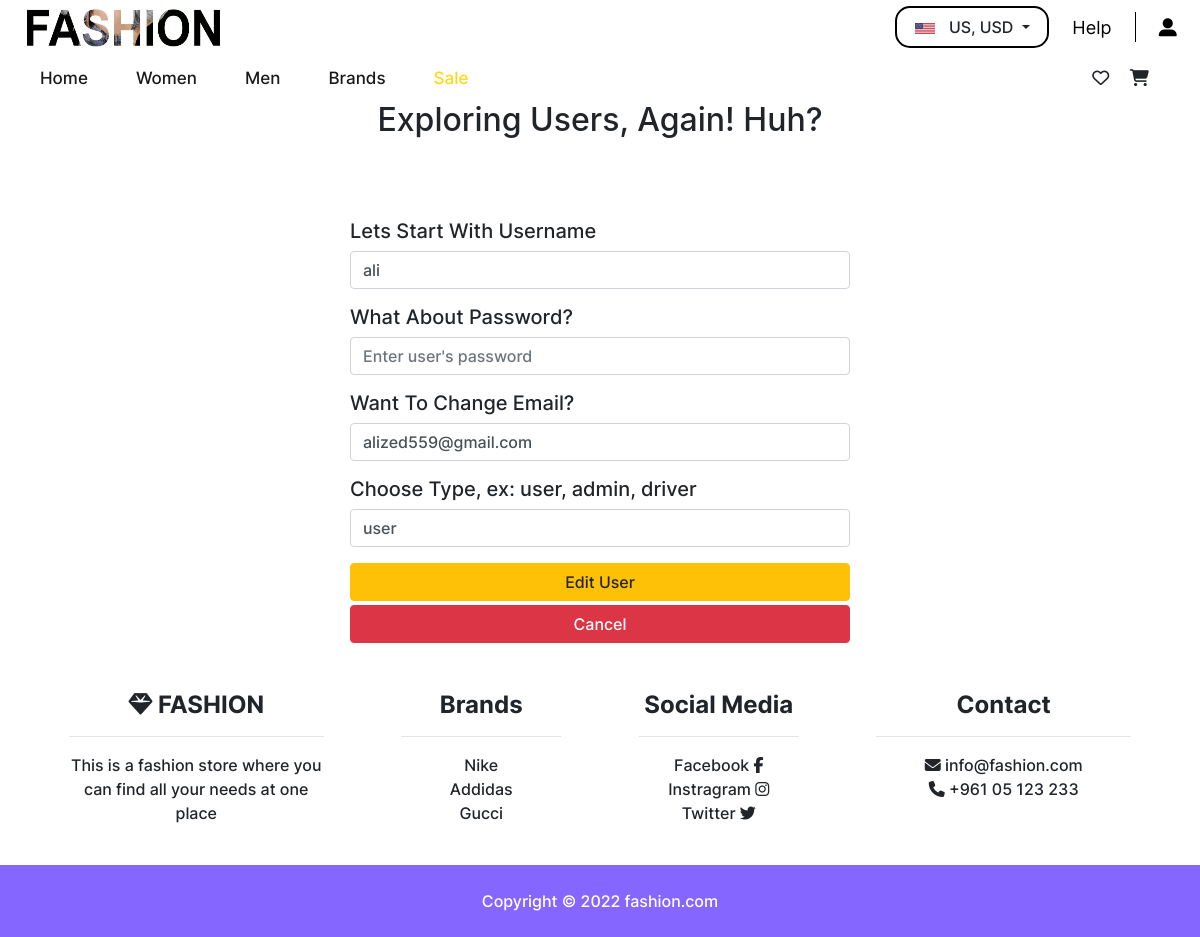
Page /editUser.php?id=3 on the committed database.
### tables this page shows
CREATE TABLE `users` (
  `user_id` int(11) NOT NULL,
  `username` varchar(100) NOT NULL,
  `fullname` varchar(100) NOT NULL,
  `email` varchar(100) NOT NULL,
  `password` varchar(100) NOT NULL,
  `type` varchar(100) NOT NULL DEFAULT 'user',
  `photo` varbinary(100) NOT NULL
);

CREATE TABLE `brands` (
  `brand_id` int(11) NOT NULL,
  `name` varchar(255) NOT NULL,
  `link` text NOT NULL,
  `local` int(11) NOT NULL,
  `display_navbar` int(11) NOT NULL,
  `display_footer` int(11) NOT NULL
);

### editUser.php (the view, shortened to what this page needs)
<?php
    include './includes/config.php';
    $user_id = $_GET['id'];
    $sql = "SELECT * FROM users WHERE user_id = '$user_id'";
    $result = mysqli_query($db, $sql);
    if ($result) {
        if (mysqli_num_rows($result) == 1) {
            while ($row = mysqli_fetch_assoc($result)) {
                $username = $row['username'];
                $email = $row['email'];
                $type = $row['type'];
            }
        }
    }
?>
<!DOCTYPE html>
<html lang="en">
<head>
    <link href="css/addProduct.css" rel="stylesheet" media="screen">
    <?php include 'header.php' ?>
</head>
<body>
<h2>Exploring Users, Again! Huh?</h2>
    <br>
    <br>
    <br>
    <form method="POST" action="editUser.php?id=<?php echo $user_id?>" enctype="multipart/form-data">
        <h5>Lets Start With Username</h5>
        <div class="form-group">
            <input type="text" class="form-control" value="<?php echo $username ?>" name="username" aria-describedby="username" placeholder="Enter user's username" required>
        </div>
        <h5>What About Password?</h5>
        <div class="form-group">
            <input type="password" class="form-control" name="password" aria-describedby="password" placeholder="Enter user's password">
        </div>
        <h5>Want To Change Email?</h5>
        <div class="form-group">
            <input type="email" class="form-control" value="<?php echo $email ?>" name="email" aria-describedby="email" placeholder="Enter user's email" required>
        </div>
        <h5>Choose Type, ex: user, admin, driver</h5>
        <div class="form-group">
            <input type="text" class="form-control" value="<?php echo $type ?>" name="type" aria-describedby="type" placeholder="Enter user's type" required>
        </div>
        <button type="submit" class="btn btn-warning mb-1" name="edit">Edit User</button>
        <a class="btn btn-danger" href="manageAllUsers.php">Cancel</a>
    </form>
    <?php include 'footer.php' ?>
</body>
</html>

### footer.php (shortened to what this page needs)
<?php
if(isset($sticky) && $sticky){
    echo "<footer class='text-center fixed-bottom text-lg-start bg-white'>";
}else {
    echo "<footer class='text-center text-lg-start bg-white'>";
}
?>
<div class="container text-center text-md-start mt-5">
    <div class="row mt-3">
        <div class="col-md-3 col-lg-4 col-xl-3 mx-auto mb-4">
            <h6 class="footer-head"><i class="fas fa-gem"></i> FASHION</h6>
            <hr>
            <p>This is a fashion store where you can find all your needs at one place</p>
        </div>
        <div class="col-md-2 col-lg-2 col-xl-2 mx-auto mb-4">
            <h6 class="footer-head">Brands</h6>
            <hr>
            <?php
                include 'includes/config.php';
                $sql = "SELECT name,link FROM brands WHERE display_footer='1'";
                $result = mysqli_query($db, $sql);
                if($result){
                    if(mysqli_num_rows($result) > 0){
                        $totalSize = mysqli_num_rows($result);
                        $currentIndex = 0;
                        while($row = mysqli_fetch_assoc($result)){
                            $footername = $row["name"];
                            $footerlink = $row["link"];
                            echo "<a href='$footerlink' target='_blank' rel='noopener noreferrer' class='text-reset'>$footername</a>";
                            $currentIndex++;
                            if($currentIndex != $totalSize){
                                echo '<br>';
                            }
                        }
                    }else {
                    }
                }
            ?>
        </div>
        <div class="col-md-3 col-lg-2 col-xl-2 mx-auto mb-4">
            <h6 class="footer-head">Social Media</h6>
            <hr>
            <a href="#" class="text-reset">Facebook <i class="fab fa-facebook-f"></i></a>
            <br>
            <a href="#" class="text-reset">Instragram <i class="fab fa-instagram"></i></a>
            <br>
            <a href="#" class="text-reset">Twitter <i class="fab fa-twitter"></i></a>
        </div>
        <div class="col-md-4 col-lg-3 col-xl-3 mx-auto mb-md-0 mb-4">
            <h6 class="footer-head">Contact</h6>
            <hr>
            <a href="mailto:info@fashion.com" class="text-reset"><i class="fas fa-envelope me-3"></i> info@fashion.com</a>
            <p><i class="fas fa-phone me-3"></i> +961 05 123 233</p>
        </div>
    </div>
</div>
<div class="text-center p-4 copyrighttext" style="background-color: #8567FF">
    Copyright © 2022
    <a class="text-reset fw-bold" style="color: white;" href="#">fashion.com</a>
</div>
</footer>

### css/addProduct.css (style rules this page uses)
body { font-family: Inter-Medium; }
h2 { text-align: center; }
form { width: 500px; margin-left: auto; margin-right: auto; font-family: Inter-Medium; }
.btn { width: 100%; }

### css/header.css (style rules this page uses)
.footer-head { font-family: Inter-Bold; font-size: 24px; }
footer { font-family: Inter-Medium; }
.copyrighttext { font-family: Inter-Medium; color: white; }

### rows in the picture
users: username "ali", email "alized559@gmail.com", type "user"
brands: name "Nike"
brands: name "Addidas"
brands: name "Gucci"
